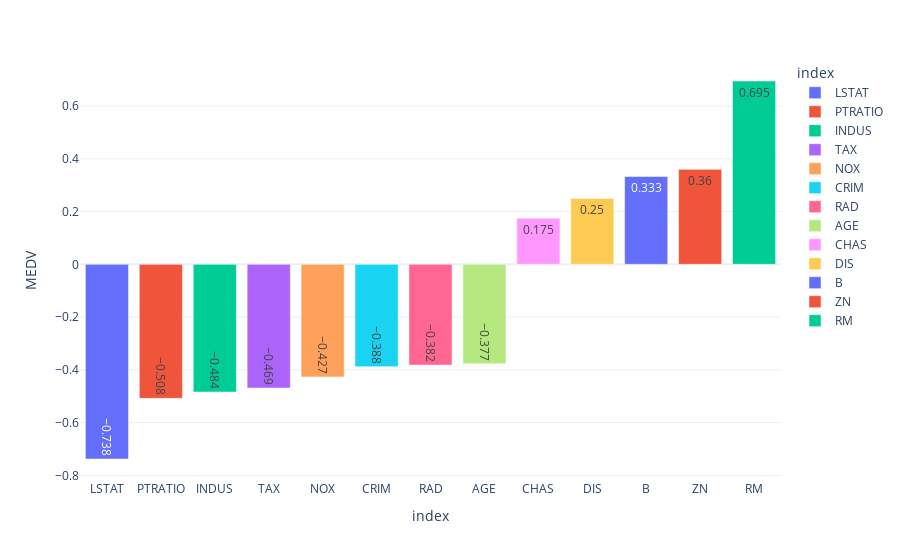

The cell this chart's notebook holds for it:
### Code cell
fig_corr_bar = px.bar(df_corr.round(3), x='index', y='MEDV', color='index', template='plotly_white', text_auto=True)
fig_corr_bar.show()

### Figure 1 — Plotly figure (JSON) as saved in the notebook; plotly's stock layout.template omitted (floating-point values rounded to 4 significant figures)
{"data": [{"alignmentgroup": "True", "hovertemplate": "index=%{x}<br>MEDV=%{y}<extra></extra>", "legendgroup": "LSTAT", "marker": {"color": "#636efa", "pattern": {"shape": ""}}, "name": "LSTAT", "offsetgroup": "LSTAT", "orientation": "v", "showlegend": true, "textposition": "auto", "texttemplate": "%{y}", "type": "bar", "x": ["LSTAT"], "xaxis": "x", "y": [-0.738], "yaxis": "y"}, {"alignmentgroup": "True", "hovertemplate": "index=%{x}<br>MEDV=%{y}<extra></extra>", "legendgroup": "PTRATIO", "marker": {"color": "#EF553B", "pattern": {"shape": ""}}, "name": "PTRATIO", "offsetgroup": "PTRATIO", "orientation": "v", "showlegend": true, "textposition": "auto", "texttemplate": "%{y}", "type": "bar", "x": ["PTRATIO"], "xaxis": "x", "y": [-0.508], "yaxis": "y"}, {"alignmentgroup": "True", "hovertemplate": "index=%{x}<br>MEDV=%{y}<extra></extra>", "legendgroup": "INDUS", "marker": {"color": "#00cc96", "pattern": {"shape": ""}}, "name": "INDUS", "offsetgroup": "INDUS", "orientation": "v", "showlegend": true, "textposition": "auto", "texttemplate": "%{y}", "type": "bar", "x": ["INDUS"], "xaxis": "x", "y": [-0.484], "yaxis": "y"}, {"alignmentgroup": "True", "hovertemplate": "index=%{x}<br>MEDV=%{y}<extra></extra>", "legendgroup": "TAX", "marker": {"color": "#ab63fa", "pattern": {"shape": ""}}, "name": "TAX", "offsetgroup": "TAX", "orientation": "v", "showlegend": true, "textposition": "auto", "texttemplate": "%{y}", "type": "bar", "x": ["TAX"], "xaxis": "x", "y": [-0.469], "yaxis": "y"}, {"alignmentgroup": "True", "hovertemplate": "index=%{x}<br>MEDV=%{y}<extra></extra>", "legendgroup": "NOX", "marker": {"color": "#FFA15A", "pattern": {"shape": ""}}, "name": "NOX", "offsetgroup": "NOX", "orientation": "v", "showlegend": true, "textposition": "auto", "texttemplate": "%{y}", "type": "bar", "x": ["NOX"], "xaxis": "x", "y": [-0.427], "yaxis": "y"}, {"alignmentgroup": "True", "hovertemplate": "index=%{x}<br>MEDV=%{y}<extra></extra>", "legendgroup": "CRIM", "marker": {"color": "#19d3f3", "pattern": {"shape": ""}}, "name": "CRIM", "offsetgroup": "CRIM", "orientation": "v", "showlegend": true, "textposition": "auto", "texttemplate": "%{y}", "type": "bar", "x": ["CRIM"], "xaxis": "x", "y": [-0.388], "yaxis": "y"}, {"alignmentgroup": "True", "hovertemplate": "index=%{x}<br>MEDV=%{y}<extra></extra>", "legendgroup": "RAD", "marker": {"color": "#FF6692", "pattern": {"shape": ""}}, "name": "RAD", "offsetgroup": "RAD", "orientation": "v", "showlegend": true, "textposition": "auto", "texttemplate": "%{y}", "type": "bar", "x": ["RAD"], "xaxis": "x", "y": [-0.382], "yaxis": "y"}, {"alignmentgroup": "True", "hovertemplate": "index=%{x}<br>MEDV=%{y}<extra></extra>", "legendgroup": "AGE", "marker": {"color": "#B6E880", "pattern": {"shape": ""}}, "name": "AGE", "offsetgroup": "AGE", "orientation": "v", "showlegend": true, "textposition": "auto", "texttemplate": "%{y}", "type": "bar", "x": ["AGE"], "xaxis": "x", "y": [-0.377], "yaxis": "y"}, {"alignmentgroup": "True", "hovertemplate": "index=%{x}<br>MEDV=%{y}<extra></extra>", "legendgroup": "CHAS", "marker": {"color": "#FF97FF", "pattern": {"shape": ""}}, "name": "CHAS", "offsetgroup": "CHAS", "orientation": "v", "showlegend": true, "textposition": "auto", "texttemplate": "%{y}", "type": "bar", "x": ["CHAS"], "xaxis": "x", "y": [0.175], "yaxis": "y"}, {"alignmentgroup": "True", "hovertemplate": "index=%{x}<br>MEDV=%{y}<extra></extra>", "legendgroup": "DIS", "marker": {"color": "#FECB52", "pattern": {"shape": ""}}, "name": "DIS", "offsetgroup": "DIS", "orientation": "v", "showlegend": true, "textposition": "auto", "texttemplate": "%{y}", "type": "bar", "x": ["DIS"], "xaxis": "x", "y": [0.25], "yaxis": "y"}, {"alignmentgroup": "True", "hovertemplate": "index=%{x}<br>MEDV=%{y}<extra></extra>", "legendgroup": "B", "marker": {"color": "#636efa", "pattern": {"shape": ""}}, "name": "B", "offsetgroup": "B", "orientation": "v", "showlegend": true, "textposition": "auto", "texttemplate": "%{y}", "type": "bar", "x": ["B"], "xaxis": "x", "y": [0.333], "yaxis": "y"}, {"alignmentgroup": "True", "hovertemplate": "index=%{x}<br>MEDV=%{y}<extra></extra>", "legendgroup": "ZN", "marker": {"color": "#EF553B", "pattern": {"shape": ""}}, "name": "ZN", "offsetgroup": "ZN", "orientation": "v", "showlegend": true, "textposition": "auto", "texttemplate": "%{y}", "type": "bar", "x": ["ZN"], "xaxis": "x", "y": [0.36], "yaxis": "y"}, {"alignmentgroup": "True", "hovertemplate": "index=%{x}<br>MEDV=%{y}<extra></extra>", "legendgroup": "RM", "marker": {"color": "#00cc96", "pattern": {"shape": ""}}, "name": "RM", "offsetgroup": "RM", "orientation": "v", "showlegend": true, "textposition": "auto", "texttemplate": "%{y}", "type": "bar", "x": ["RM"], "xaxis": "x", "y": [0.695], "yaxis": "y"}], "layout": {"barmode": "relative", "legend": {"title": {"text": "index"}, "tracegroupgap": 0}, "margin": {"t": 60}, "xaxis": {"anchor": "y", "categoryarray": ["LSTAT", "PTRATIO", "INDUS", "TAX", "NOX", "CRIM", "RAD", "AGE", "CHAS", "DIS", "B", "ZN", "RM"], "categoryorder": "array", "domain": [0, 1], "title": {"text": "index"}}, "yaxis": {"anchor": "x", "domain": [0, 1], "title": {"text": "MEDV"}}}}
